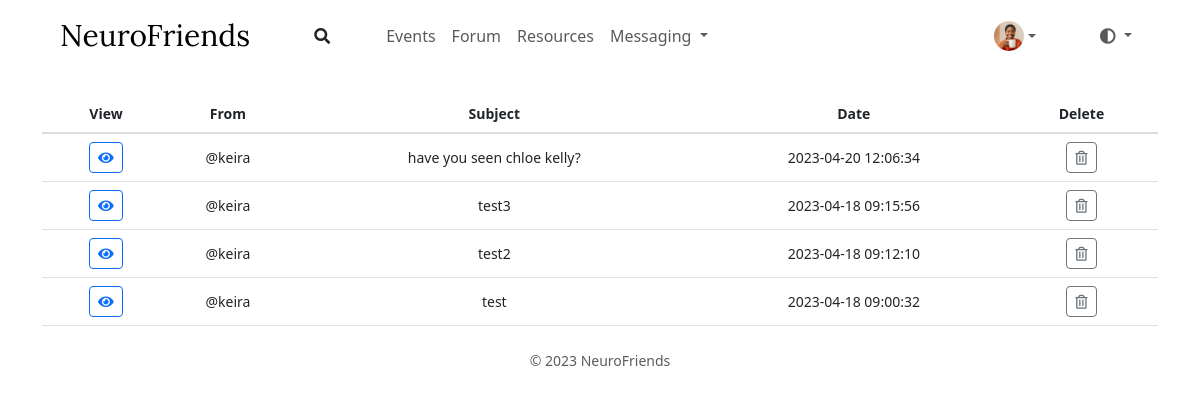
Screenshot of /messaging/received (signed in) with the database file from the repository.
### tables this page shows
CREATE TABLE messages (
    id INTEGER PRIMARY KEY AUTOINCREMENT,
    sender TEXT NOT NULL,
    recipient TEXT NOT NULL,
    subject TEXT,
    body TEXT,
    timestamp TIMESTAMP DEFAULT CURRENT_TIMESTAMP,
    FOREIGN KEY(sender) REFERENCES users(username),
    FOREIGN KEY(recipient) REFERENCES users(username)
);

### app.py (the view)
@app.route("/messaging/received")
@login_required
def received():
    username = db.execute("SELECT username FROM users WHERE id = ?", session["user_id"])[0]["username"]
    messages = db.execute("SELECT * FROM messages WHERE recipient = ? ORDER BY timestamp DESC", username)
    return render_template("messaging/messages.html", messages=messages, method="Sender")

### app.py (called while the page is built)
@app.after_request
def after_request(response):
    response.headers["Cache-Control"] = "no-cache, no-store, must-revalidate"
    response.headers["Expires"] = 0
    response.headers["Pragma"] = "no-cache"
    return response

@app.context_processor
def inject_profile_pic():
    if 'user_id' in session:
        profile = db.execute("SELECT * FROM users WHERE id=?", session["user_id"])
        if len(profile) > 0 and profile[0]["profile_picture"]:
            return dict(profile_pic=url_for("static", filename="profile_pics/" + profile[0]["profile_picture"]))
    return dict(profile_pic=url_for("static", filename="profile_pics/default.png"))

### helpers.py (called while the page is built)
def login_required(f):
    @wraps(f)
    def decorated_function(*args, **kwargs):
        if session.get("user_id") is None:
            return redirect("/login")
        return f(*args, **kwargs)
    return decorated_function

### templates/messaging/messages.html (shortened to what this page needs)
{% extends "layout.html" %}
{% block main %}
    {% if messages %}
        <table class="table table-hover">
            <thead>
                <tr>
                    <th scope="col">View</th>
                    <th scope="col">{% if method == "Recipient" %}To{% else %}From{% endif %}</th>
                    <th scope="col">Subject</th>
                    <th scope="col">Date</th>
                    <th scope="col">Delete</th>
                </tr>
            </thead>
            <tbody>
                    {% for message in messages %}
                    <tr>
                        <td>
                            <form action="/messaging/detail" method="post">
                                <button type="submit" class="btn btn-outline-primary btn-sm"><i class="fas fa-eye"></i></button>
                            </form>
                        </td>
                        <td>@{% if method == "Recipient" %}{{ message.recipient }}{% else %}{{ message.sender }}{% endif %}</td>
                        <td>{{ message.subject }}</td>
                        <td>{{ message.timestamp }}</td>
                        <td>
                            <a href="#" class="btn btn-outline-secondary btn-sm" role="button" id="dropdownMenuLink" data-bs-toggle="dropdown" aria-expanded="false" title="Delete Message"><i class="far fa-trash-alt"></i></a>
                        </td>
                    </tr>
                    {% endfor %}
            </tbody>
        </table>
    {% else %}
        <p class="mt-5 pt-5">You haven't had any message yet</p>
        <a class="btn btn-primary mb-5" href="/messaging/compose"><i class="fas fa-plus"></i> Compose a Message</a>
    {% endif %}
{% endblock %}

### static/styles.css (style rules this page uses)
.table { font-size: 14px; margin-bottom: 0; }
.table thead th { vertical-align: bottom; border-bottom: 2px solid #ddd; }
.table th { font-weight: 600; }
.table tbody td { vertical-align: middle; border-top: 1px solid #ddd; }
.table tbody td:first-child, .table thead th:first-child { padding-left: 15px; }
.table tbody td:last-child, .table thead th:last-child { padding-right: 15px; }

### rows the page displays
messages: sender "keira", subject "have you seen chloe kelly?", timestamp "2023-04-20 12:06:34"
messages: sender "keira", subject "test3", timestamp "2023-04-18 09:15:56"
messages: sender "keira", subject "test2", timestamp "2023-04-18 09:12:10"
messages: sender "keira", subject "test", timestamp "2023-04-18 09:00:32"
